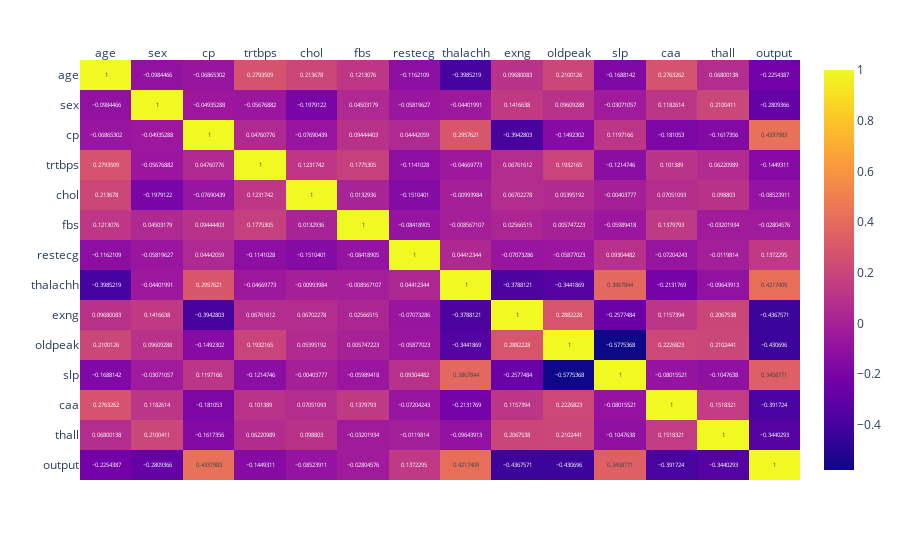

Notebook source saved alongside this figure:
### Code cell
fig = px.imshow(img=values, x=x, y=y, text_auto=True, aspect='auto')
fig.update_xaxes(side='top')
fig.show()

### Figure 1 — Plotly figure (JSON) as saved in the notebook; plotly's stock layout.template omitted (floating-point values rounded to 4 significant figures; data arrays with more than 128 entries replaced by an {"elided": "..."} marker saying what was removed)
{"data": [{"coloraxis": "coloraxis", "hovertemplate": "x: %{x}<br>y: %{y}<br>color: %{z}<extra></extra>", "name": "0", "texttemplate": "%{z}", "type": "heatmap", "x": ["age", "sex", "cp", "trtbps", "chol", "fbs", "restecg", "thalachh", "exng", "oldpeak", "slp", "caa", "thall", "output"], "xaxis": "x", "y": ["age", "sex", "cp", "trtbps", "chol", "fbs", "restecg", "thalachh", "exng", "oldpeak", "slp", "caa", "thall", "output"], "yaxis": "y", "z": {"elided": "14x14 float values"}}], "layout": {"coloraxis": {"colorscale": [[0, "#0d0887"], [0.1111, "#46039f"], [0.2222, "#7201a8"], [0.3333, "#9c179e"], [0.4444, "#bd3786"], [0.5556, "#d8576b"], [0.6667, "#ed7953"], [0.7778, "#fb9f3a"], [0.8889, "#fdca26"], [1, "#f0f921"]]}, "margin": {"t": 60}, "xaxis": {"anchor": "y", "domain": [0, 1], "side": "top"}, "yaxis": {"anchor": "x", "autorange": "reversed", "domain": [0, 1]}}}
